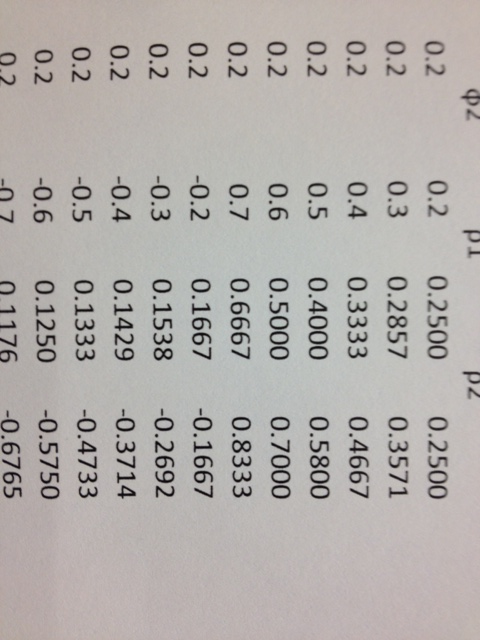
#> input picture src/photo2.JPG, 480 x 640 px
$ python readimg.py
#> lines starting #> are read from the running program, lines starting #| are printed output that depends on the picture; after the words box and inside, x2 and y2 are one past the last pixel; in counts of white or black regions, pixels touching at a corner belong together
import cv2
import numpy as np
from matplotlib import pyplot as plt
#sudo apt-get install python-matplotlib
img = cv2.imread('photo2.JPG',0)
#> img: shape (640, 480); min 6, max 199, mean 175.7

adth = cv2.adaptiveThreshold(img,255,cv2.ADAPTIVE_THRESH_GAUSSIAN_C,\
            cv2.THRESH_BINARY,11,2)
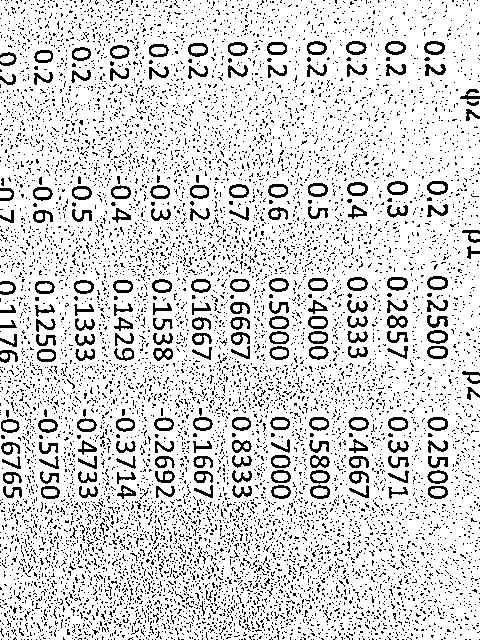
#> adth: shape (640, 480); 84.5% white; black in thin lines or dots
blur = cv2.GaussianBlur(adth,(5,5),0)
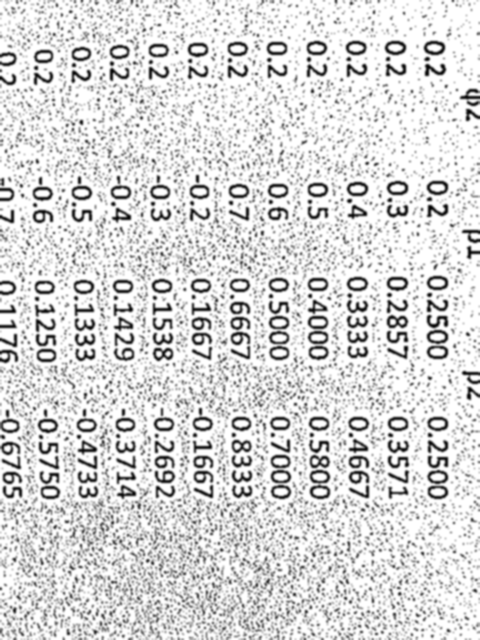
#> blur: shape (640, 480); min 1, max 255, mean 215.4
ret3,th3 = cv2.threshold(blur,0,255,cv2.THRESH_BINARY+cv2.THRESH_OTSU)
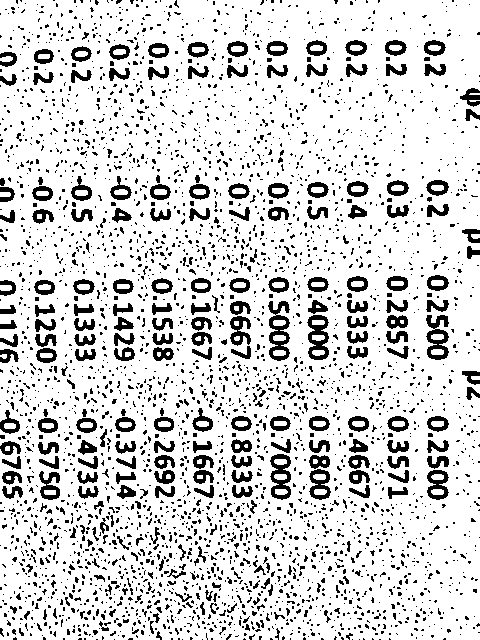
#> th3: shape (640, 480); 83.4% white; 3534 black regions (3239 under 20 px), largest, box (x1, y1, x2, y2) and area: (268, 301, 290, 361) 700, (426, 315, 449, 360) 579, (307, 315, 329, 360) 570
#> ret3 = 177

plt.imshow(th3,'gray')
plt.show()
cv2.imwrite("out.jpg", th3);
